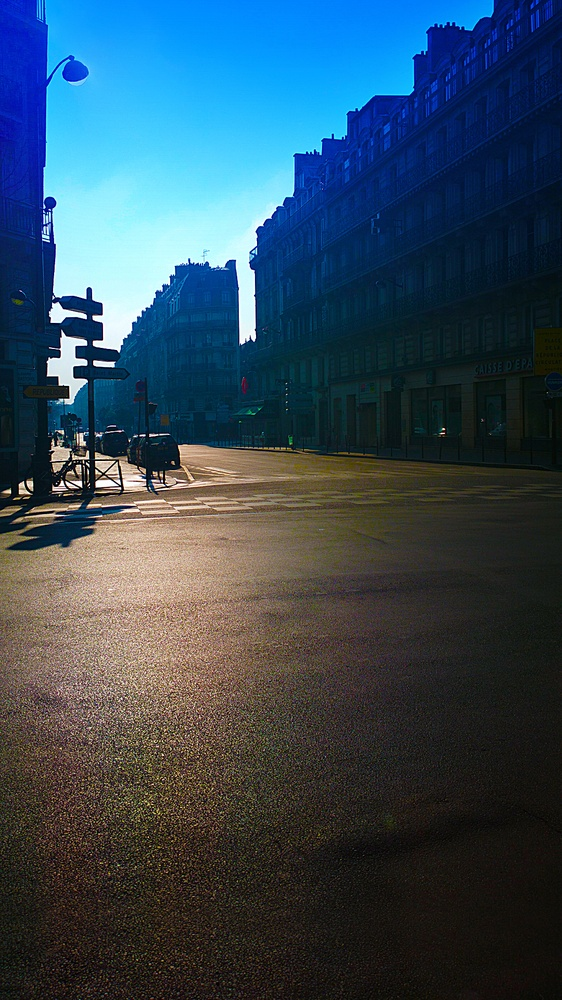
#> input picture 2-09-2026/k1.jpg, 562 x 1000 px, shrunk from 1080 x 1920 before the run
$ python edge.py
#> lines starting #> are read from the running program, lines starting #| are printed output that depends on the picture
import cv2 as cv

img = cv.imread('k1.jpg')
#> img is the input picture: shape (1000, 562, 3); mean B, G, R 89.4, 73.8, 51.6
final = cv.Canny(img , 150 , 200)
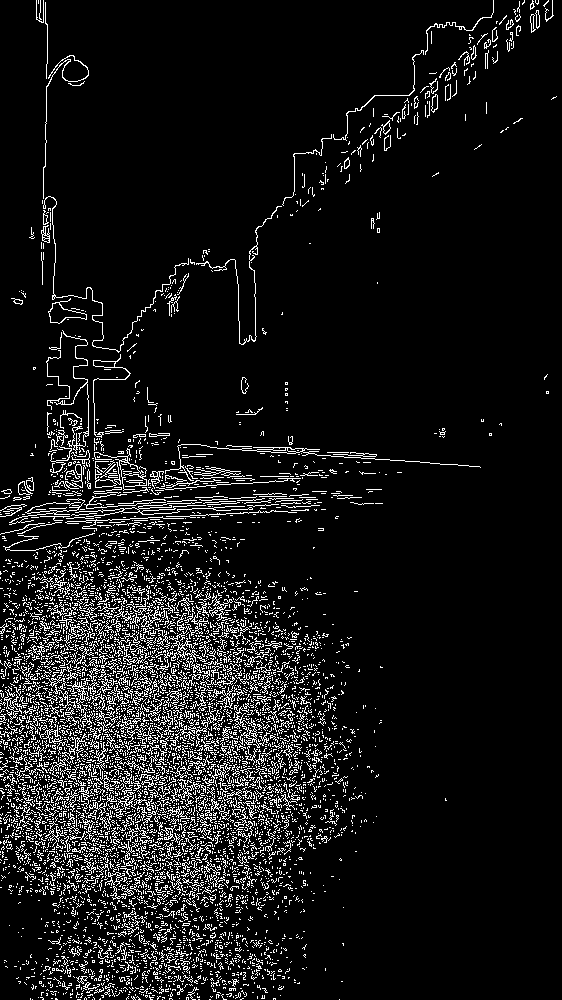
#> final: shape (1000, 562); 8.5% white in thin lines or dots

cv.imshow('final',final)
cv.waitKey(0)
